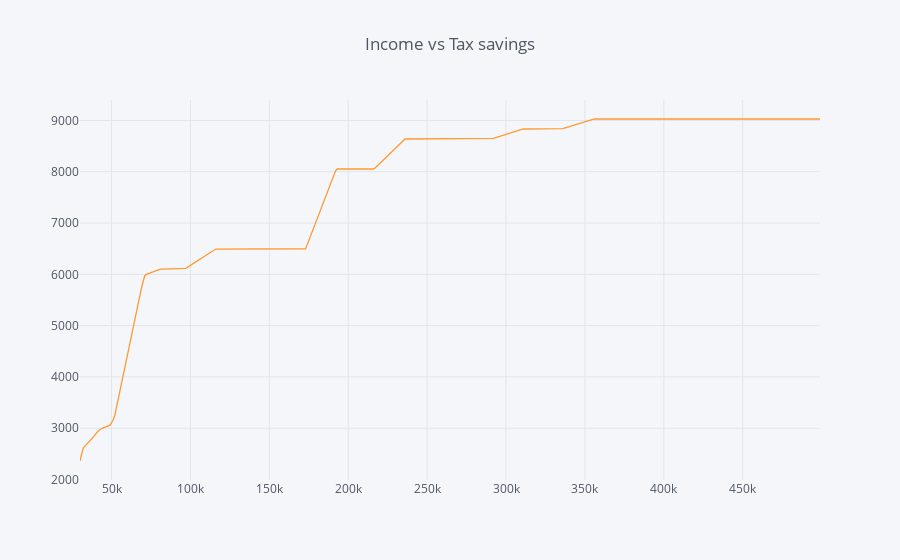

Source (notebook cell):
### Code cell
p = pd.DataFrame()
p["income"] = pd.Series(range(30000,500000, 1000))
p["tax"] = p["income"].apply(lambda x: estimateCompleteCaliTax(x))
p["tax with 401k"] = p["income"].apply(lambda x: (estimateCaliTax(x - 19500) + estimateUSTax(x - 19500) + calculateFica(x)))
p["savings"] = (p["tax"] - p["tax with 401k"])
# p["savings"] = p["income"].apply(lambda x: estimateCompleteCaliTax(x)-estimateCompleteCaliTax(x-19500))
p.iplot(x="income", title="Income vs Tax savings", columns=["savings"])

### Figure 1 — Plotly figure (JSON) as saved in the notebook; plotly's stock layout.template omitted (floating-point values rounded to 4 significant figures; data arrays with more than 128 entries replaced by an {"elided": "..."} marker saying what was removed)
{"data": [{"line": {"color": "rgba(255, 153, 51, 1.0)", "dash": "solid", "shape": "linear", "width": 1.3}, "mode": "lines", "name": "savings", "text": "", "type": "scatter", "uid": "8fd343df-5420-4829-9f7b-da3ce5b0d116", "x": {"elided": "470 int values"}, "y": {"elided": "470 float values"}}], "layout": {"legend": {"bgcolor": "#F5F6F9", "font": {"color": "#4D5663"}}, "paper_bgcolor": "#F5F6F9", "plot_bgcolor": "#F5F6F9", "title": {"font": {"color": "#4D5663"}, "text": "Income vs Tax savings"}, "xaxis": {"gridcolor": "#E1E5ED", "showgrid": true, "tickfont": {"color": "#4D5663"}, "title": {"font": {"color": "#4D5663"}, "text": ""}, "zerolinecolor": "#E1E5ED"}, "yaxis": {"gridcolor": "#E1E5ED", "showgrid": true, "tickfont": {"color": "#4D5663"}, "title": {"font": {"color": "#4D5663"}, "text": ""}, "zerolinecolor": "#E1E5ED"}}}
